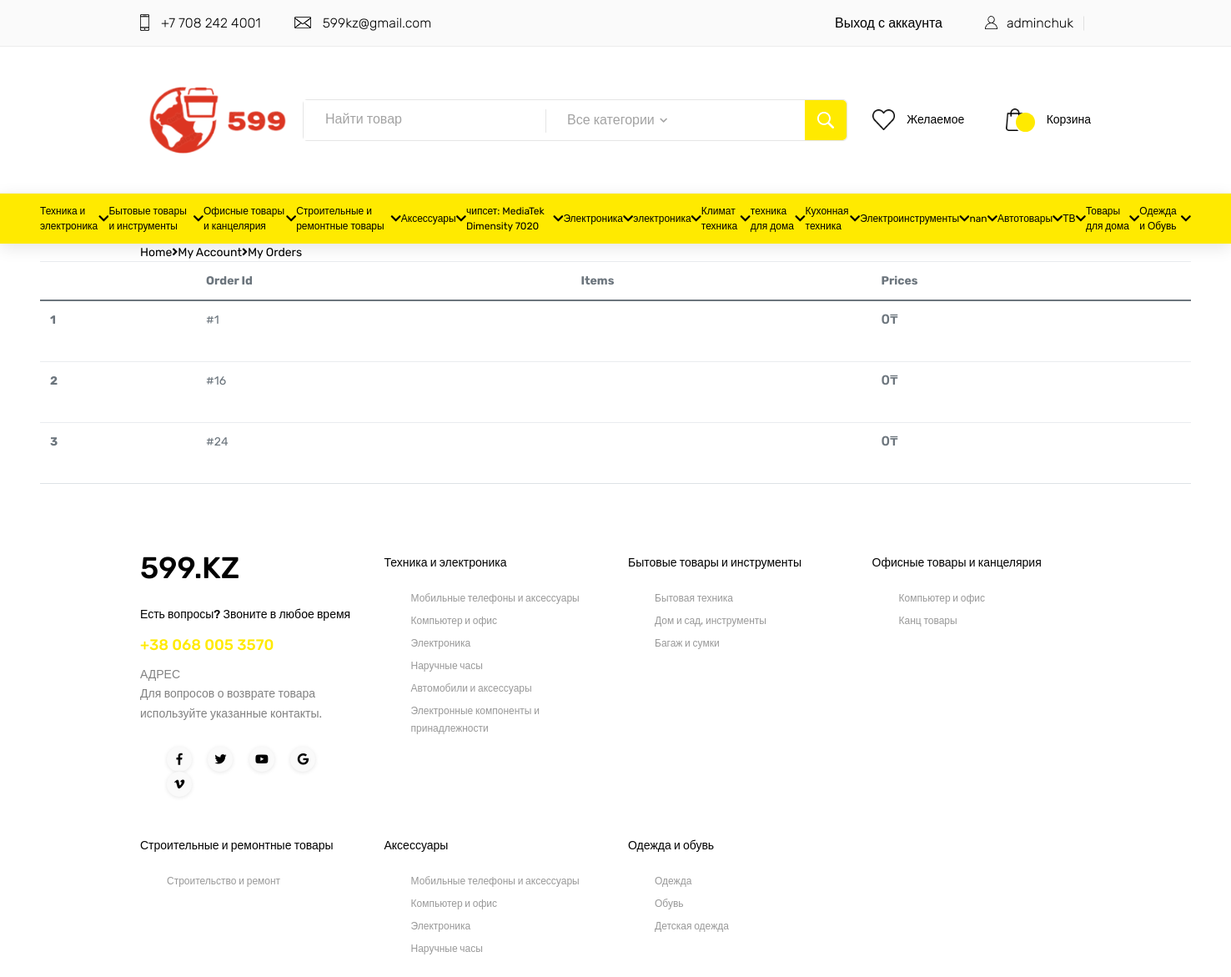
Screenshot of /orders/ (signed in) with the database file from the repository.
### core/models.py (models this page shows, shortened)
class Category(models.Model):
    title = models.CharField(max_length=225, null=True)
    subcategories = models.ManyToManyField(SubCategory, default=None)

class Order(models.Model):
    session_id = models.CharField(max_length=100, null=True)
    id = models.AutoField(primary_key=True)
    user = models.ForeignKey(settings.AUTH_USER_MODEL, on_delete=models.CASCADE, null=True)
    items = models.ManyToManyField(OrderItem)
    start_date = models.DateTimeField(auto_now_add=True)
    ordered_date = models.DateTimeField(null=True)
    payment = models.BooleanField(default=False)
    being_delivered = models.BooleanField(default=False)
    received = models.BooleanField(default=False)
    refund_requested = models.BooleanField(default=False)
    refund_granted = models.BooleanField(default=False)
    v_obrabotke = models.BooleanField(default=False)
    def get_total(self):
        total = 0
        for order_item in self.items.all():
            total += order_item.get_final_price()
        return int(total)

### core/views.py (the view)
# urls.py: path('orders/', orders, name='orders'),
@login_required
def orders(request):
    categories = Category.objects.all()
    orders = Order.objects.filter(user=request.user, payment=True)
    return render(request, 'orders.html', {'user': request.user, 'orders': orders,'categories': categories,})

### templates/orders.html (shortened to what this page needs)
<!DOCTYPE html>
<html lang="en">
{% load static %}
<head>
    <link href="https://cdnjs.cloudflare.com/ajax/libs/font-awesome/5.10.0/css/all.min.css" rel="stylesheet">
    <link href="https://cdn.jsdelivr.net/npm/bootstrap@5.0.2/dist/css/bootstrap.min.css" rel="stylesheet">
    <link href="{% static 'css/style4.css'%}" rel="stylesheet">
    <link rel="stylesheet" href="{% static 'css/newstyle.css' %}">
    <link rel="stylesheet" id="electro-style-css" href="https://electro.madrasthemes.com/wp-content/themes/electro/style.min.css?ver=3.3.0" type="text/css" media="all">
</head>
<body>
    {% include "navbar.html" %}
    <div id="content" class="site-content" tabindex="-1">
        <div class="container">
        <nav class="woocommerce-breadcrumb"><a style="color: black" href="/">Home</a><span class="delimiter"><i class="fa fa-angle-right"></i></span><a style="color: black" href="{% url 'core:profile' %}">My Account</a><span class="delimiter"><i class="fa fa-angle-right"></i></span><a style="color: black" href="{% url 'core:orders' %}">My Orders</a></nav>
        </div>
    <div class="container-fluid">
        <div class="row px-xl-5">
            <div class="col-lg-12 col-md-12 col-12">
                <div class="row pb-3">
                    <table class="table">
                        <thead>
                        <tr>
                            <th scope="col"></th>
                            <th scope="col">Order Id</th>
                            <th scope="col">Items</th>
                            <th scope="col">Prices</th>
                        </tr>
                        </thead>
                        {% for order in orders %}
                        <tr style="width: 100%">
                            <th scope="row">{{ forloop.counter }}</th>
                            <td>
                                <a>#{{ order.id }}</a>
                            </td>
                            <td>
                                <div class="py-4" style="word-break: break-word; ">
                                </div>
                            </td>
                            <td>
                                <div>
                                    <h6>{{ order.get_total }}₸</h6>
                                </div>
                            </td>
                        </tr>
                        {% endfor %}
                    </table>
                </div>
            </div>
        </div>
    </div>
</body>
{% include "footer.html" %}

### templates/navbar.html (shortened to what this page needs)
	{% load static %}
<head>
<link rel="stylesheet" type="text/css" href="{% static 'styles/bootstrap4/bootstrap.min.css' %}">
<link href="https://cdnjs.cloudflare.com/ajax/libs/font-awesome/5.10.0/css/all.min.css" rel="stylesheet">
<link href="{% static 'plugins/fontawesome-free-5.0.1/css/fontawesome-all.css' %}" rel="stylesheet" type="text/css">
<link rel="stylesheet" type="text/css" href="{% static 'plugins/OwlCarousel2-2.2.1/owl.carousel.css' %}">
<link rel="stylesheet" type="text/css" href="{% static 'plugins/OwlCarousel2-2.2.1/owl.theme.default.css' %}">
<link rel="stylesheet" type="text/css" href="{% static 'plugins/OwlCarousel2-2.2.1/animate.css' %}">
<link rel="stylesheet" type="text/css" href="{% static 'plugins/slick-1.8.0/slick.css'%}">
<link rel="stylesheet" type="text/css" href="{% static 'styles/main_styles.css' %}">
<link rel="stylesheet" type="text/css" href="{% static 'styles/responsive.css' %}">
</head>
<header class="header">
		<div class="top_bar">
			<div class="container">
				<div class="row">
					<div class="col d-flex flex-row">
						<div class="top_bar_contact_item"><div class="top_bar_icon"><img src="{% static 'img/phone.png'%}" alt=""></div>+7 708 242 4001</div>
						<div class="top_bar_contact_item"><div class="top_bar_icon"><img src="{% static 'img/mail.png' %}" alt=""></div><a href=""><span class="__cf_email__" >599kz@gmail.com</span></a></div>
						<div class="top_bar_content ml-auto">
							<div class="top_bar_menu">
								<ul class="standard_dropdown top_bar_dropdown">
									<li>
                                        <a href="{% url 'account_logout' %}">Выход с аккаунта</a>
									</li>
								</ul>
							</div>
                            {% if request.user.is_authenticated %}
                                <div class="top_bar_user">
								<div class="user_icon"><a href="{% url 'core:profile' %}"><img src="{% static 'img/user.svg' %}" alt=""></a></div>
								<div><a href="{% url 'core:profile' %}">{{ user.username }}</a></div>
							</div>
                            {% else %}
							<div class="top_bar_user">
								<div class="user_icon"><a><img src="{% static 'img/user.svg' %}" alt=""></a></div>
								<div><a href="{% url 'account_login' %}">Войти </a> <a>/</a> <a href="{% url 'account_signup' %}">Зарегистрироваться</a></div>
							</div>
                            {% endif %}
						</div>
					</div>
				</div>
			</div>
		</div>
		<div class="header_main d-none d-lg-block">
			<div class="container">
				<div class="row">
					<div class="col-lg-2 col-sm-3 col-3 order-1">
						<div class="logo_container">
							<div class="logo"><a href="{% url 'core:home' %}"><img src="{% static 'img/1.png'%}" alt="" width="130%"></a></div>
						</div>
					</div>
					<div class="col-lg-7 col-12 order-lg-2 order-3 text-lg-left text-right">
						<div class="header_search">
							<div class="header_search_content">
								<div class="header_search_form_container">
									<form method="POST" class="header_search_form clearfix">
                                        <input type="search" required="required" name="search" class="header_search_input" style="width: 290px;" placeholder="Найти товар">
                                        <div class="custom_dropdown">
                                            <div class="custom_dropdown_list" style="width: 350px">
                                                <span class="custom_dropdown_placeholder clc" name="picked" id="categoryPlaceholder">Все категории</span>
                                                <i class="fas fa-chevron-down"></i>
                                            </div>
                                        </div>
                                        <button type="submit" class="header_search_button trans_300" value="Submit">
                                            <img src="{% static 'img/search.png' %}" alt="">
                                        </button>
                                    </form>
								</div>
							</div>
						</div>
					</div>
					<div class="col-lg-3 col-9 order-lg-3 order-2 text-lg-left text-right">
						<div class="wishlist_cart d-flex flex-row align-items-center justify-content-end">
							<div class="wishlist d-flex flex-row align-items-center justify-content-end">
								<div class="wishlist_icon"><img src="{% static 'img/heart.png' %}" alt=""></div>
								<div class="wishlist_content">
									<div class="wishlist_text"><a style="font-size: 100%" href="#">Желаемое</a></div>
								</div>
							</div>
							<div class="cart">
								<div class="cart_container d-flex flex-row align-items-center justify-content-end">
									<div class="cart_icon">
										<a href="{% url 'core:order-summary' %}"><img src="{% static 'img/cart.png' %}" alt=""></a>
										<div class="cart_count"></div>
									</div>
									<div class="cart_content">
										<div class="cart_text"><a style="font-size: 100%" href="{% url 'core:order-summary' %}">Корзина</a></div>
									</div>
								</div>
							</div>
						</div>
					</div>
				</div>
			</div>
		</div>
		<nav class="main_nav px-xl-5 px-lg-3 d-none d-lg-block" style="background: #FFEA00">
			<div class=" w-100 m-0 p-0 justify-content-around">
				<div class="row w-100 m-0 p-0 justify-content-around">
					<div class="col w-100 m-0 p-0">
						<div class="main_nav_content w-100 m-0 p-0 d-flex justify-content-between" style="background: #FFEA00">
                            {% for category in categories %}
                            <div class="cat_menu_container d-none d-lg-block d-md-block d-xl-block m-0 p-0">
								<div class="cat_menu_title d-flex flex-row align-items-center justify-content-start">
									<div class="cat_menu_text">{{ category.title }}</div>
                                    <i class="fas fa-chevron-down"></i>
								</div>
							</div>
                            {% endfor %}
						</div>
					</div>
				</div>
			</div>
		</nav>
	</header>

### static_in_env/css/newstyle.css (style rules this page uses)
body { margin: 0; padding: 0; }

### rows the page displays
Category: title "Техника и электроника"
Category: title "Бытовые товары и инструменты"
Category: title "Офисные товары и канцелярия"
Category: title "Строительные и ремонтные товары"
Category: title "Аксессуары"
Category: title "чипсет: MediaTek Dimensity 7020"
Category: title "Электроника"
Category: title "электроника"
Category: title "Климат техника"
Category: title "техника для дома"
Category: title "Кухонная техника"
Category: title "Электроинструменты"
Category: title "nan"
Category: title "Автотовары"
Category: title "ТВ"
Category: title "Товары для дома"
Category: title "Одежда и Обувь"
Order: id "1", get_total "0"
Order: id "16", get_total "0"
Order: id "24", get_total "0"

### other values shown
{{ user.username }} "adminchuk"
